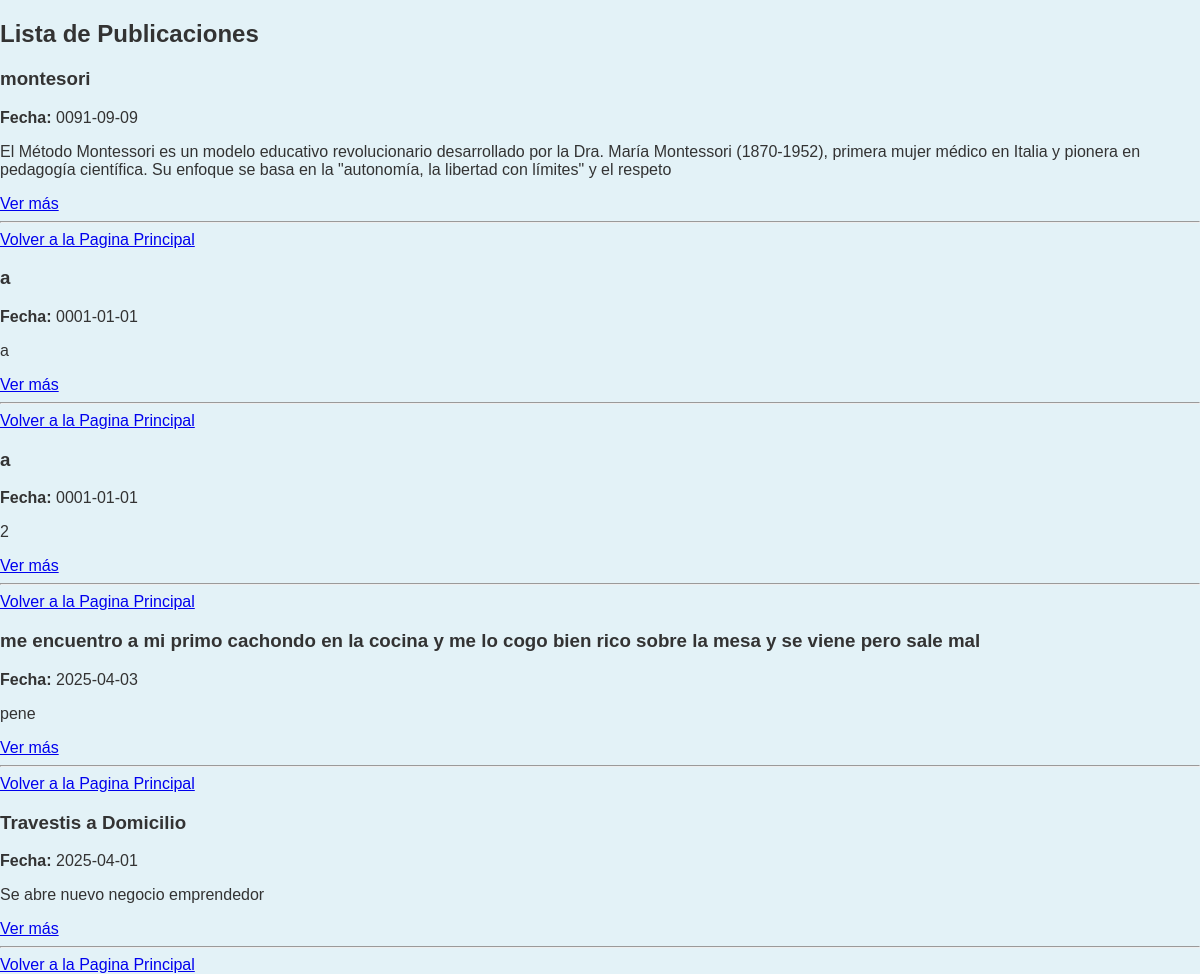
The page /PHP/publicaciones.php on the database as committed earlier.
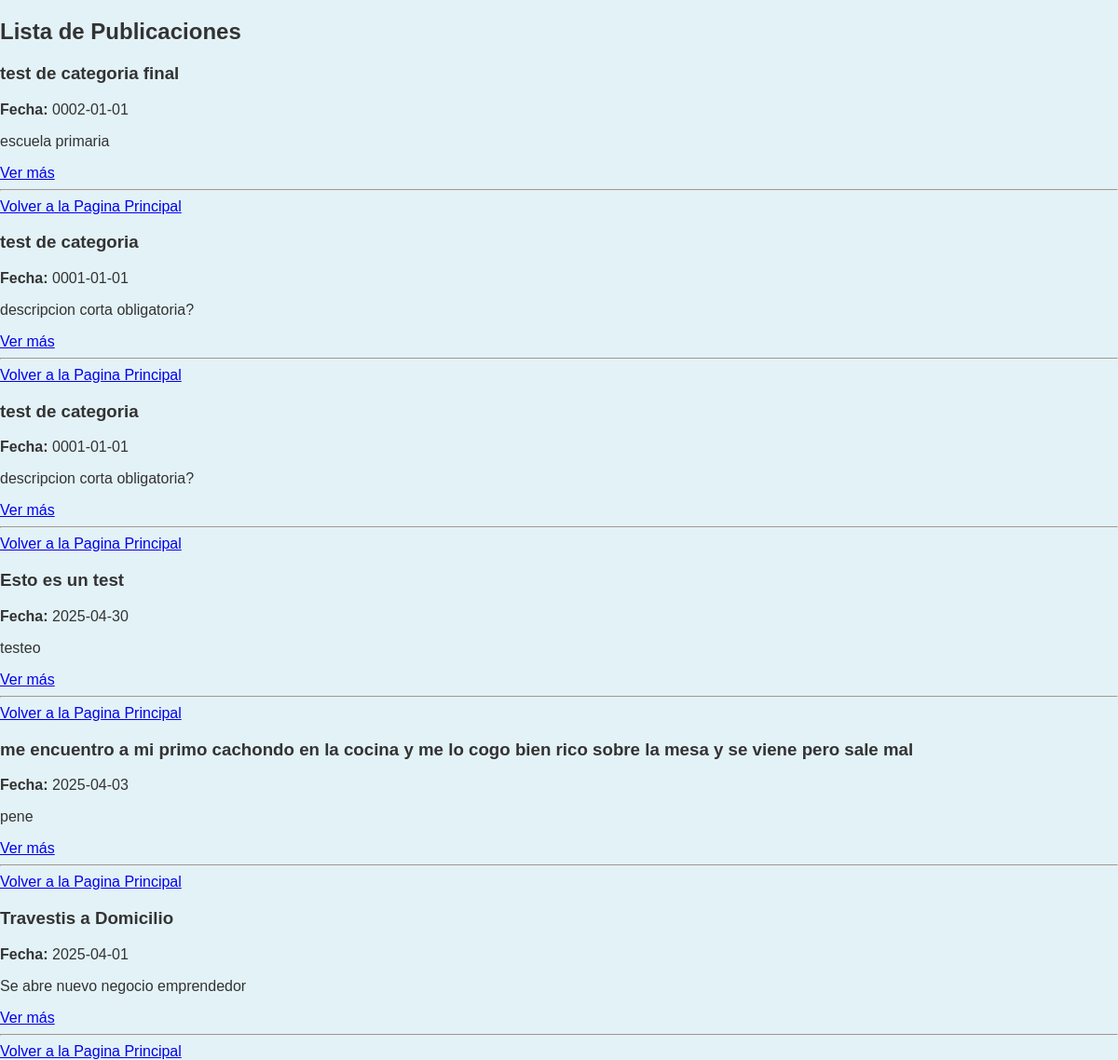
The same page on the database as committed later.
### tables this page shows
CREATE TABLE IF NOT EXISTS `publicaciones_2` (
  `id` int(11) NOT NULL AUTO_INCREMENT,
  `titular` varchar(255) NOT NULL,
  `fecha` date NOT NULL,
  `descripcion_corta` varchar(255) NOT NULL,
  `contenido` text NOT NULL,
  `referencia` varchar(255) NOT NULL,
  `imagen` varchar(255) DEFAULT NULL,
  `categoria` varchar(50) NOT NULL,
  `fecha_creacion` timestamp NOT NULL DEFAULT current_timestamp(),
  PRIMARY KEY (`id`)
);

### PHP/publicaciones.php (the view, shortened to what this page needs)
<?php
include 'blog_db.php';
$sql = "SELECT * FROM publicaciones_2 ORDER BY fecha_creacion DESC";
$result = $conn->query($sql);
?>
<!DOCTYPE html>
<html lang="es">
<head>
    <link rel="stylesheet" href="../css/style.css">
</head>
<body>
    <h2>Lista de Publicaciones</h2>
    <?php while ($row = $result->fetch_assoc()): ?>
        <div class="post">
            <h3><?= htmlspecialchars($row["titular"]) ?></h3>
            <p><strong>Fecha:</strong> <?= $row["fecha"] ?></p>
            <p><?= htmlspecialchars($row["descripcion_corta"]) ?></p>
            <a href = "../PHP/post_completo.php?id=' . $row['id'] . ' class = " see-more ">Ver más</a>
        </div>
        <hr>
        <a href="index.php" class="see-more">Volver a la Pagina Principal</a>
    <?php endwhile; ?>
</body>
</html>

### css/style.css (style rules this page uses)
html { scroll-behavior: smooth; }
* { box-sizing: border-box; }
body { font-family: 'Arial', sans-serif; margin: 0; padding: 0; background-color: #e3f2f7; color: #333; }

Rows that differ between the two databases and show on the page:
removed publicaciones_2: titular "montesori", fecha "0091-09-09", descripcion_corta "El Método Montessori es un modelo educativo revolucionario desarrollado por la Dra. María Montessori (1870-1952), primera mujer médico en Italia y pionera en pedagogía científica. Su enfoque se basa en la \"autonomía, la libertad con límites\" y el respeto"
removed publicaciones_2: titular "a", fecha "0001-01-01", descripcion_corta "a"
removed publicaciones_2: titular "a", fecha "0001-01-01", descripcion_corta "2"
added publicaciones_2: titular "test de categoria final", fecha "0002-01-01", descripcion_corta "escuela primaria"
added publicaciones_2: titular "test de categoria", fecha "0001-01-01", descripcion_corta "descripcion corta obligatoria?"
added publicaciones_2: titular "test de categoria", fecha "0001-01-01", descripcion_corta "descripcion corta obligatoria?"
added publicaciones_2: titular "Esto es un test", fecha "2025-04-30", descripcion_corta "testeo"
